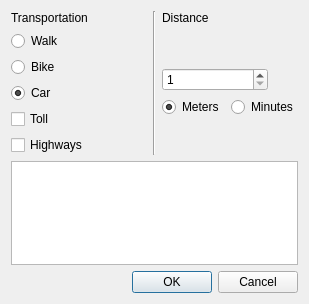
<?xml version="1.0" encoding="UTF-8"?>
<ui version="4.0">
 <class>skobDialogBase</class>
 <widget class="QDialog" name="skobDialogBase">
  <property name="geometry">
   <rect>
    <x>0</x>
    <y>0</y>
    <width>309</width>
    <height>304</height>
   </rect>
  </property>
  <property name="windowTitle">
   <string>Skobbler API</string>
  </property>
  <layout class="QGridLayout" name="gridLayout">
   <item row="0" column="0">
    <layout class="QHBoxLayout" name="horizontalLayout">
     <item>
      <layout class="QVBoxLayout" name="verticalLayout">
       <item>
        <widget class="QLabel" name="label_2">
         <property name="text">
          <string>Transportation</string>
         </property>
        </widget>
       </item>
       <item>
        <spacer name="verticalSpacer_3">
         <property name="orientation">
          <enum>Qt::Vertical</enum>
         </property>
         <property name="sizeHint" stdset="0">
          <size>
           <width>20</width>
           <height>40</height>
          </size>
         </property>
        </spacer>
       </item>
       <item>
        <widget class="QRadioButton" name="radioButton_1">
         <property name="text">
          <string>Walk</string>
         </property>
         <property name="checked">
          <bool>false</bool>
         </property>
         <attribute name="buttonGroup">
          <string notr="true">buttonGroup</string>
         </attribute>
        </widget>
       </item>
       <item>
        <widget class="QRadioButton" name="radioButton_2">
         <property name="text">
          <string>Bike</string>
         </property>
         <attribute name="buttonGroup">
          <string notr="true">buttonGroup</string>
         </attribute>
        </widget>
       </item>
       <item>
        <widget class="QRadioButton" name="radioButton_3">
         <property name="text">
          <string>Car</string>
         </property>
         <property name="checked">
          <bool>true</bool>
         </property>
         <attribute name="buttonGroup">
          <string notr="true">buttonGroup</string>
         </attribute>
        </widget>
       </item>
       <item>
        <layout class="QVBoxLayout" name="verticalLayout_3">
         <item>
          <widget class="QCheckBox" name="checkBox_1">
           <property name="toolTip">
            <string>&lt;html&gt;&lt;head/&gt;&lt;body&gt;&lt;p&gt;Use toll roads?&lt;/p&gt;&lt;/body&gt;&lt;/html&gt;</string>
           </property>
           <property name="text">
            <string>Toll</string>
           </property>
          </widget>
         </item>
         <item>
          <widget class="QCheckBox" name="checkBox_2">
           <property name="toolTip">
            <string>&lt;html&gt;&lt;head/&gt;&lt;body&gt;&lt;p&gt;Use highways?&lt;/p&gt;&lt;/body&gt;&lt;/html&gt;</string>
           </property>
           <property name="text">
            <string>Highways</string>
           </property>
          </widget>
         </item>
        </layout>
       </item>
      </layout>
     </item>
     <item>
      <widget class="Line" name="line">
       <property name="orientation">
        <enum>Qt::Vertical</enum>
       </property>
      </widget>
     </item>
     <item>
      <layout class="QVBoxLayout" name="verticalLayout_2">
       <item>
        <widget class="QLabel" name="label">
         <property name="text">
          <string>Distance</string>
         </property>
        </widget>
       </item>
       <item>
        <spacer name="verticalSpacer">
         <property name="orientation">
          <enum>Qt::Vertical</enum>
         </property>
         <property name="sizeHint" stdset="0">
          <size>
           <width>20</width>
           <height>40</height>
          </size>
         </property>
        </spacer>
       </item>
       <item>
        <layout class="QHBoxLayout" name="horizontalLayout_3">
         <item>
          <widget class="QSpinBox" name="spinBox">
           <property name="toolTip">
            <string>&lt;html&gt;&lt;head/&gt;&lt;body&gt;&lt;p&gt;Input distance in meters or minutes&lt;/p&gt;&lt;/body&gt;&lt;/html&gt;</string>
           </property>
           <property name="minimum">
            <number>1</number>
           </property>
           <property name="maximum">
            <number>999999</number>
           </property>
          </widget>
         </item>
         <item>
          <spacer name="horizontalSpacer">
           <property name="orientation">
            <enum>Qt::Horizontal</enum>
           </property>
           <property name="sizeType">
            <enum>QSizePolicy::Fixed</enum>
           </property>
           <property name="sizeHint" stdset="0">
            <size>
             <width>30</width>
             <height>20</height>
            </size>
           </property>
          </spacer>
         </item>
        </layout>
       </item>
       <item>
        <layout class="QHBoxLayout" name="horizontalLayout_2">
         <item>
          <widget class="QRadioButton" name="radioButton_4">
           <property name="text">
            <string>Meters</string>
           </property>
           <property name="checked">
            <bool>true</bool>
           </property>
           <attribute name="buttonGroup">
            <string notr="true">buttonGroup_2</string>
           </attribute>
          </widget>
         </item>
         <item>
          <widget class="QRadioButton" name="radioButton_5">
           <property name="text">
            <string>Minutes</string>
           </property>
           <attribute name="buttonGroup">
            <string notr="true">buttonGroup_2</string>
           </attribute>
          </widget>
         </item>
        </layout>
       </item>
       <item>
        <spacer name="verticalSpacer_2">
         <property name="orientation">
          <enum>Qt::Vertical</enum>
         </property>
         <property name="sizeHint" stdset="0">
          <size>
           <width>20</width>
           <height>40</height>
          </size>
         </property>
        </spacer>
       </item>
      </layout>
     </item>
    </layout>
   </item>
   <item row="2" column="0">
    <widget class="QDialogButtonBox" name="button_box">
     <property name="toolTip">
      <string>&lt;html&gt;&lt;head/&gt;&lt;body&gt;&lt;p&gt;Get new shapefile&lt;/p&gt;&lt;/body&gt;&lt;/html&gt;</string>
     </property>
     <property name="orientation">
      <enum>Qt::Horizontal</enum>
     </property>
     <property name="standardButtons">
      <set>QDialogButtonBox::Cancel|QDialogButtonBox::Ok</set>
     </property>
    </widget>
   </item>
   <item row="1" column="0">
    <widget class="QTextBrowser" name="textBrowser"/>
   </item>
  </layout>
 </widget>
 <resources/>
 <connections>
  <connection>
   <sender>button_box</sender>
   <signal>rejected()</signal>
   <receiver>skobDialogBase</receiver>
   <slot>reject()</slot>
   <hints>
    <hint type="sourcelabel">
     <x>20</x>
     <y>20</y>
    </hint>
    <hint type="destinationlabel">
     <x>20</x>
     <y>20</y>
    </hint>
   </hints>
  </connection>
  <connection>
   <sender>button_box</sender>
   <signal>accepted()</signal>
   <receiver>skobDialogBase</receiver>
   <slot>accept()</slot>
   <hints>
    <hint type="sourcelabel">
     <x>20</x>
     <y>20</y>
    </hint>
    <hint type="destinationlabel">
     <x>20</x>
     <y>20</y>
    </hint>
   </hints>
  </connection>
 </connections>
 <buttongroups>
  <buttongroup name="buttonGroup_2"/>
  <buttongroup name="buttonGroup"/>
 </buttongroups>
</ui>
